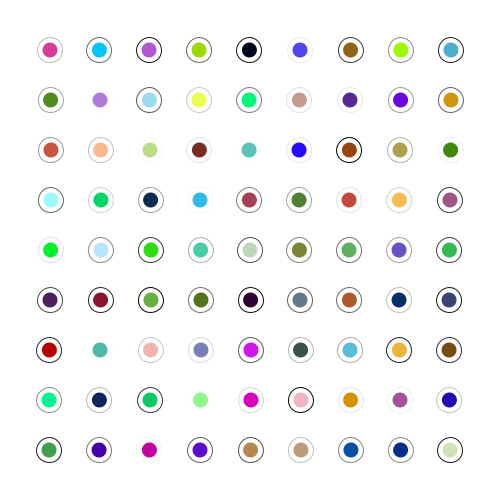
Frame 1 (no input)
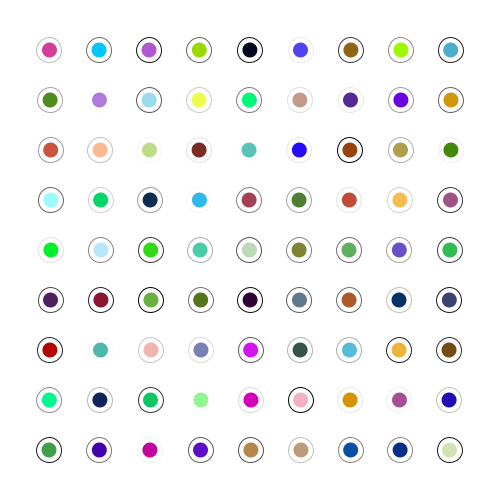
Frame 60 (the mouse pressed at the canvas centre just before this capture)
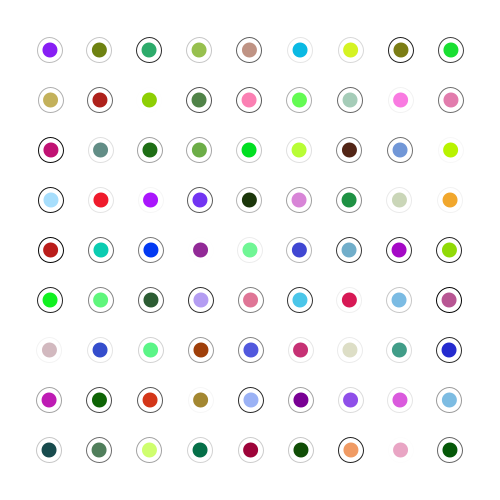
Frame 120 (the mouse held since frame 60 and released just before this capture)

The Processing sketch that drew these frames (run headless with seeded random() and noise(); from frame 60 on, the mouse is pressed at the canvas centre):

// Processing sketch: processing_28193
// ── processing_28193.pde

int gross=25;
int klein=15;
float a=0;
float inc=TWO_PI/10;

void setup()
{
  size(500,500);
  background(255);
  smooth();
}

void draw()
{
  background(255);
  randomSeed(mouseX);
  for(int i=50;i<=(width-50);i=i+50)
   {
     for(int j=50;j<=(height-50);j=j+50)
     {
       stroke(random(0,255));
       ellipse(i+sin(a),j,gross,gross);
       
      noStroke();
      fill(random(0,255),random(0,255),random(0,255));
      ellipse(i+sin(a),j,klein,klein);
      noFill();
      a=a+inc; //inc Zahl wird erhöt
      
     }
    }
  
}
